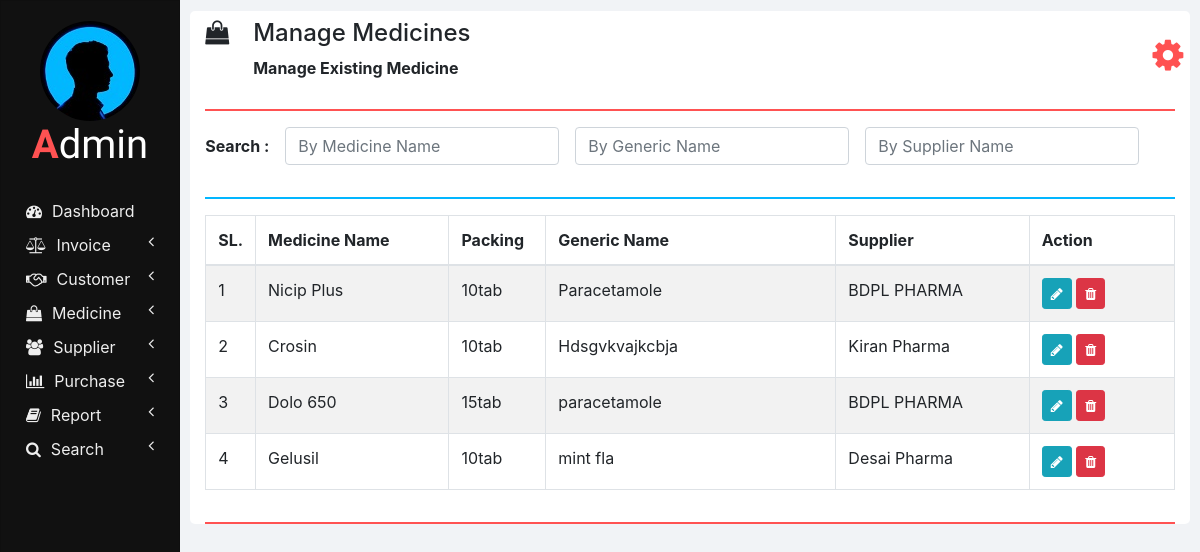
The page /manage_medicine.php on the database as committed earlier.
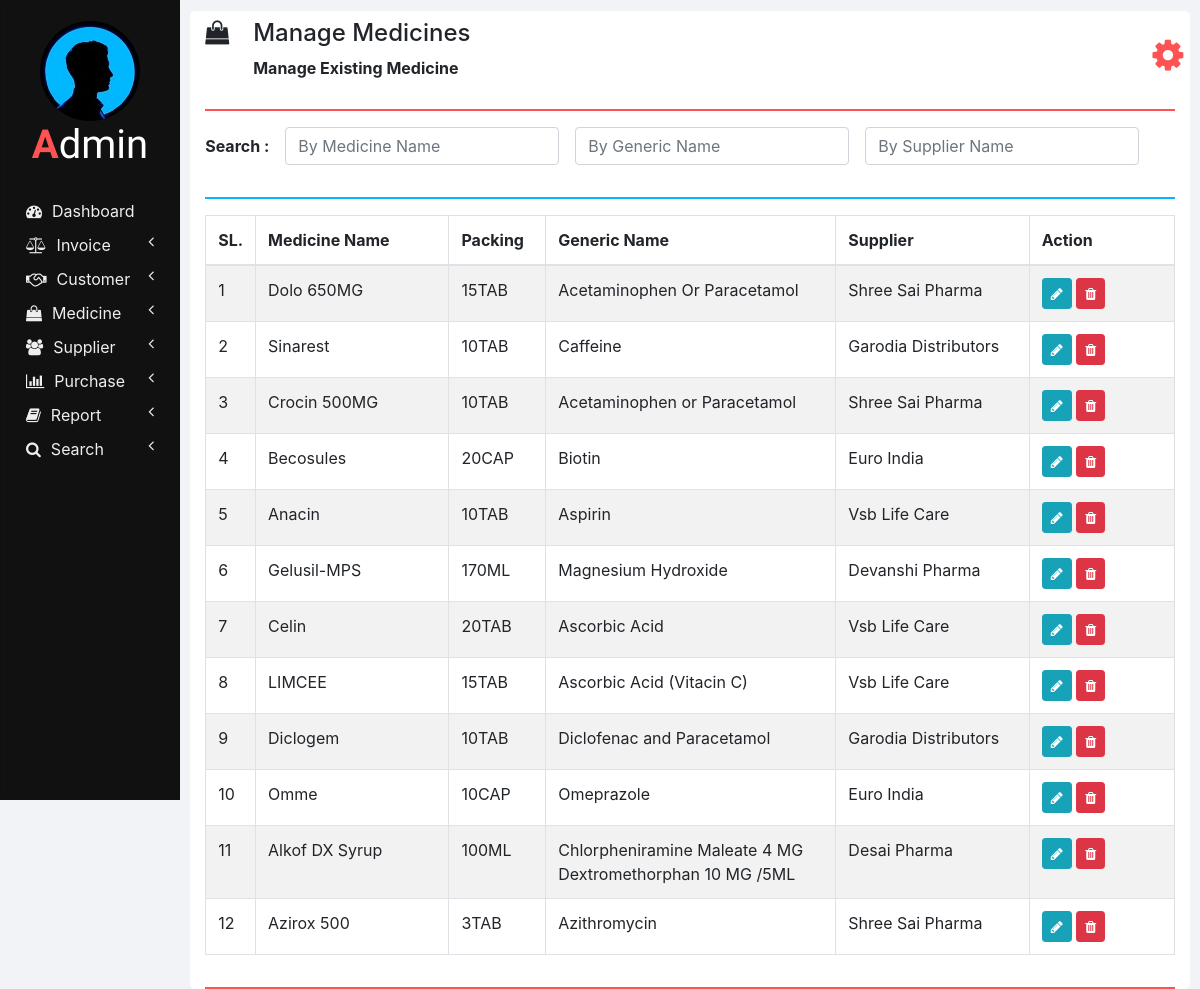
The same page on the database as committed later.
### tables this page shows
CREATE TABLE `medicines` (
  `ID` int(11) NOT NULL,
  `NAME` varchar(100) NOT NULL,
  `PACKING` varchar(20) NOT NULL,
  `GENERIC_NAME` varchar(100) NOT NULL,
  `SUPPLIER_NAME` varchar(100) NOT NULL
);

### php/manage_medicine.php (the view, shortened to what this page needs)
<?php
  function showMedicines($id) {
    require "db_connection.php";
    if($con) {
      $seq_no = 0;
      $query = "SELECT * FROM medicines";
      $result = mysqli_query($con, $query);
      while($row = mysqli_fetch_array($result)) {
        $seq_no++;
        if($row['ID'] == $id)
          showEditOptionsRow($seq_no, $row);
        else
          showMedicineRow($seq_no, $row);
      }
    }
  }
  function showMedicineRow($seq_no, $row) {
    ?>
    <tr>
      <td><?php echo $seq_no; ?></td>
      <td><?php echo $row['NAME']; ?></td>
      <td><?php echo $row['PACKING']; ?></td>
      <td><?php echo $row['GENERIC_NAME']; ?></td>
      <td><?php echo $row['SUPPLIER_NAME']; ?></td>
      <td>
        <button href="" class="btn btn-info btn-sm" onclick="editMedicine(<?php echo $row['ID']; ?>);">
          <i class="fa fa-pencil"></i>
        </button>
        <button class="btn btn-danger btn-sm" onclick="deleteMedicine(<?php echo $row['ID']; ?>);">
          <i class="fa fa-trash"></i>
        </button>
      </td>
    </tr>
    <?php
  }
  ?>

### manage_medicine.php (shortened to what this page needs)
<!DOCTYPE html>
<html lang="en" dir="ltr">
  <head>
    <link rel="stylesheet" href="bootstrap/css/bootstrap.min.css">
    <link rel="stylesheet" href="https://use.fontawesome.com/releases/v5.3.1/css/all.css">
    <link rel="stylesheet" href="https://cdnjs.cloudflare.com/ajax/libs/font-awesome/4.7.0/css/font-awesome.min.css">
    <link rel="stylesheet" href="css/sidenav.css">
    <link rel="stylesheet" href="css/home.css">
  </head>
  <body>
    <div class="container-fluid">
      <div class="container">
        <?php
          require "php/header.php";
        ?>
        <div class="row">
          <div class="col-md-12 form-group form-inline">
            <label class="font-weight-bold" for="">Search :&emsp;</label>
            <input type="text" class="form-control" id="by_name" placeholder="By Medicine Name" onkeyup="searchMedicine(this.value, 'name');">
            &emsp;<input type="text" class="form-control" id="by_generic_name" placeholder="By Generic Name" onkeyup="searchMedicine(this.value, 'generic_name');">
            &emsp;<input type="text" class="form-control" id="by_suppliers_name" placeholder="By Supplier Name" onkeyup="searchMedicine(this.value, 'suppliers_name');">
          </div>
          <div class="col col-md-12">
            <hr class="col-md-12" style="padding: 0px; border-top: 2px solid  #02b6ff;">
          </div>
          <div class="col col-md-12 table-responsive">
            <div class="table-responsive">
            	<table class="table table-bordered table-striped table-hover">
            		<thead>
            			<tr>
            				<th style="width: 5%;">SL.</th>
            				<th style="width: 20%;">Medicine Name</th>
                    <th style="width: 10%;">Packing</th>
                    <th style="width: 30%;">Generic Name</th>
            				<th style="width: 20%;">Supplier</th>
                    <th style="width: 15%;">Action</th>
            			</tr>
            		</thead>
            		<tbody id="medicines_div">
                  <?php
                    require 'php/manage_medicine.php';
                    showMedicines(0);
                  ?>
            		</tbody>
            	</table>
            </div>
          </div>
        </div>
        <hr style="border-top: 2px solid #ff5252;">
      </div>
    </div>
  </body>
</html>

Rows that differ between the two databases and show on the page:
removed medicines: seq_no "1", NAME "Nicip Plus", PACKING "10tab", GENERIC_NAME "Paracetamole", SUPPLIER_NAME "BDPL PHARMA"
removed medicines: seq_no "2", NAME "Crosin", PACKING "10tab", GENERIC_NAME "Hdsgvkvajkcbja", SUPPLIER_NAME "Kiran Pharma"
removed medicines: seq_no "3", NAME "Dolo 650", PACKING "15tab", GENERIC_NAME "paracetamole", SUPPLIER_NAME "BDPL PHARMA"
removed medicines: seq_no "4", NAME "Gelusil", PACKING "10tab", GENERIC_NAME "mint fla", SUPPLIER_NAME "Desai Pharma"
added medicines: seq_no "1", NAME "Dolo 650MG", PACKING "15TAB", GENERIC_NAME "Acetaminophen Or Paracetamol", SUPPLIER_NAME "Shree Sai Pharma"
added medicines: seq_no "2", NAME "Sinarest", PACKING "10TAB", GENERIC_NAME "Caffeine", SUPPLIER_NAME "Garodia Distributors"
added medicines: seq_no "3", NAME "Crocin 500MG", PACKING "10TAB", GENERIC_NAME "Acetaminophen or Paracetamol", SUPPLIER_NAME "Shree Sai Pharma"
added medicines: seq_no "4", NAME "Becosules", PACKING "20CAP", GENERIC_NAME "Biotin", SUPPLIER_NAME "Euro India"
added medicines: seq_no "5", NAME "Anacin", PACKING "10TAB", GENERIC_NAME "Aspirin", SUPPLIER_NAME "Vsb Life Care"
added medicines: seq_no "6", NAME "Gelusil-MPS", PACKING "170ML", GENERIC_NAME "Magnesium Hydroxide", SUPPLIER_NAME "Devanshi Pharma"
added medicines: seq_no "7", NAME "Celin", PACKING "20TAB", GENERIC_NAME "Ascorbic Acid", SUPPLIER_NAME "Vsb Life Care"
added medicines: seq_no "8", NAME "LIMCEE", PACKING "15TAB", GENERIC_NAME "Ascorbic Acid (Vitacin C)", SUPPLIER_NAME "Vsb Life Care"
added medicines: seq_no "9", NAME "Diclogem", PACKING "10TAB", GENERIC_NAME "Diclofenac and Paracetamol", SUPPLIER_NAME "Garodia Distributors"
added medicines: seq_no "10", NAME "Omme", PACKING "10CAP", GENERIC_NAME "Omeprazole", SUPPLIER_NAME "Euro India"
added medicines: seq_no "11", NAME "Alkof DX Syrup", PACKING "100ML", GENERIC_NAME "Chlorpheniramine Maleate 4 MG Dextromethorphan 10 MG /5ML", SUPPLIER_NAME "Desai Pharma"
added medicines: seq_no "12", NAME "Azirox 500", PACKING "3TAB", GENERIC_NAME "Azithromycin", SUPPLIER_NAME "Shree Sai Pharma"
